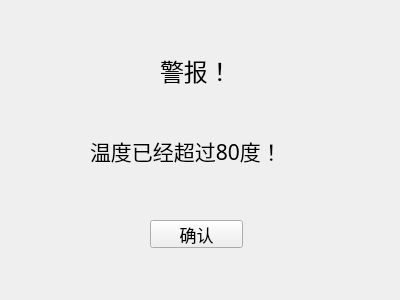
<?xml version="1.0" encoding="UTF-8"?>
<ui version="4.0">
 <class>warningg</class>
 <widget class="QWidget" name="warningg">
  <property name="geometry">
   <rect>
    <x>0</x>
    <y>0</y>
    <width>400</width>
    <height>300</height>
   </rect>
  </property>
  <property name="windowTitle">
   <string>Form</string>
  </property>
  <widget class="QLabel" name="label">
   <property name="geometry">
    <rect>
     <x>160</x>
     <y>40</y>
     <width>71</width>
     <height>61</height>
    </rect>
   </property>
   <property name="font">
    <font>
     <family>黑体</family>
     <pointsize>18</pointsize>
    </font>
   </property>
   <property name="text">
    <string>警报！</string>
   </property>
  </widget>
  <widget class="QLabel" name="label_2">
   <property name="geometry">
    <rect>
     <x>90</x>
     <y>120</y>
     <width>231</width>
     <height>61</height>
    </rect>
   </property>
   <property name="font">
    <font>
     <family>黑体</family>
     <pointsize>16</pointsize>
    </font>
   </property>
   <property name="text">
    <string>温度已经超过80度！</string>
   </property>
  </widget>
  <widget class="QPushButton" name="pushButton">
   <property name="geometry">
    <rect>
     <x>150</x>
     <y>220</y>
     <width>93</width>
     <height>28</height>
    </rect>
   </property>
   <property name="font">
    <font>
     <family>黑体</family>
     <pointsize>13</pointsize>
    </font>
   </property>
   <property name="text">
    <string>确认</string>
   </property>
  </widget>
 </widget>
 <resources/>
 <connections>
  <connection>
   <sender>pushButton</sender>
   <signal>clicked()</signal>
   <receiver>warningg</receiver>
   <slot>close()</slot>
   <hints>
    <hint type="sourcelabel">
     <x>196</x>
     <y>233</y>
    </hint>
    <hint type="destinationlabel">
     <x>199</x>
     <y>149</y>
    </hint>
   </hints>
  </connection>
 </connections>
</ui>
